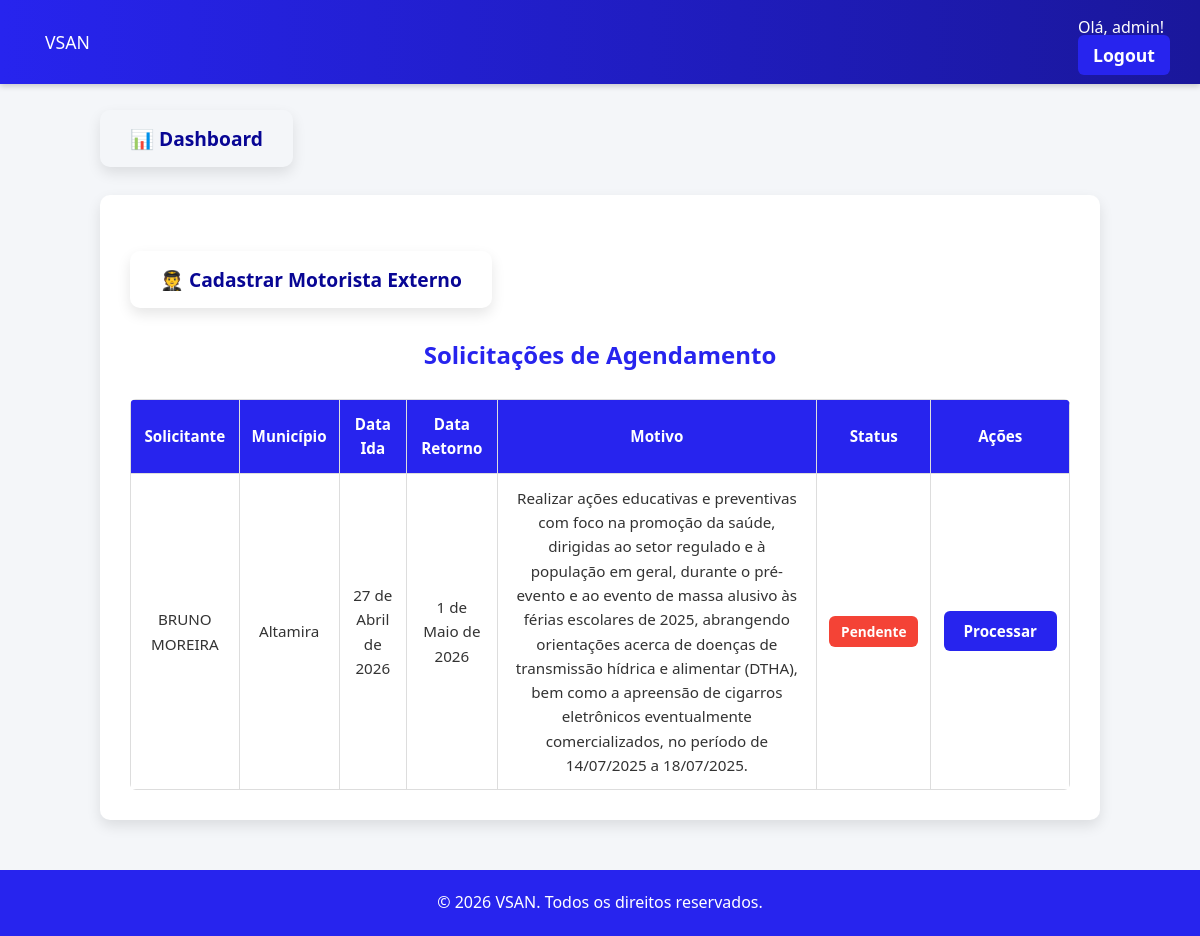
/agendamentos/ (signed in), run on the app's committed database.
### usuarios/models.py (models this page shows, shortened)
class Usuario(AbstractUser):
    TIPO_USUARIO_CHOICES = [
        ('diretor', 'Diretor'),
        ('coordenador', 'Coordenador'),
        ('funcionario', 'Funcionário'),
    ]
    setor = models.ForeignKey(Setor, on_delete=models.SET_NULL, null=True, blank=True, related_name="usuarios")
    tipo_usuario = models.CharField(max_length=20, choices=TIPO_USUARIO_CHOICES, verbose_name='Tipo de Usuário', null=True, blank=True)
    matricula = models.CharField(max_length=20, unique=True, null=True, blank=True)
    servidor = models.OneToOneField(Servidor, on_delete=models.CASCADE, null=True, blank=True, related_name="usuario")
    objects = UsuarioManager()

### agendamentos/models.py (models this page shows, shortened)
class Agendamento(models.Model):
    data_ida = models.DateField()
    data_retorno = models.DateField()
    municipio = models.CharField(max_length=100)
    servidor = models.ForeignKey(Servidor, on_delete=models.CASCADE)  # servidor vinculado ao usuário solicitante
    solicitante = models.ForeignKey(Usuario, on_delete=models.CASCADE)  # usuário que solicitou
    data_solicitacao = models.DateTimeField(auto_now_add=True)
    motivo = models.TextField()
    processado = models.BooleanField(default=False)

### servidores/models.py (models this page shows, shortened)
class Servidor(models.Model):
    nome = models.CharField(max_length=200)
    endereco = models.CharField(max_length=255)
    vinculo = models.CharField(
        max_length=50,
        choices=[
            ("Servidor do Órgão", "Servidor do Órgão"),
            ("Servidor Cedido", "Servidor Cedido"),
            ("Colaborador Eventual", "Colaborador Eventual"),
        ]
    )
    matricula = models.CharField(max_length=20, unique=True)
    cargo = models.CharField(max_length=100)
    funcao = models.CharField(max_length=150, blank=True, null=True)
    cpf = models.CharField(max_length=14, unique=True)
    rg = models.CharField(max_length=20, blank=True, null=True)
    nascimento = models.DateField(blank=True, null=True)
    banco = models.CharField(max_length=50, blank=True, null=True)
    agencia = models.CharField(max_length=20, blank=True, null=True)
    conta = models.CharField(max_length=30, blank=True, null=True)
    setor = models.ForeignKey(Setor, on_delete=models.SET_NULL, null=True, blank=True)
    disponivel = models.BooleanField(default=True)

### agendamentos/views.py (the view)
# urls.py: path("agendamentos/", agendamento_views.listar_agendamentos, name="listar_agendamentos"),
@login_required(login_url='/login/')
def listar_agendamentos(request):
    autorizacao = AutorizacaoAgendamento.objects.filter(usuario=request.user, pode_visualizar=True).first()
    if not autorizacao and request.user.tipo_usuario != 'diretor':
        messages.error(request, "Você não tem permissão para visualizar os agendamentos.")
        return render(request, "usuarios/dashboard.html")
    agendamentos = Agendamento.objects.all().order_by("-data_solicitacao").select_related("processamento")
    return render(request, "agendamentos/listar.html", {"agendamentos": agendamentos})

### agendamentos/templates/agendamentos/listar.html (shortened to what this page needs)
{% extends 'base.html' %}
{% load static %}
{% block content %}
<div class="container">
    <div class="container-btn-dashboard"  >
        <a href="{% url 'cadastrar_motorista_externo' %}" class="btn-card">🧑‍✈️ Cadastrar Motorista Externo</a>
    </div>
    <h2>Solicitações de Agendamento</h2>
    <table class="dashboard-table">
        <thead>
            <tr>
                <th>Solicitante</th>
                <th>Município</th>
                <th>Data Ida</th>
                <th>Data Retorno</th>
                <th>Motivo</th>
                <th>Status</th>
                <th>Ações</th>
            </tr>
        </thead>
        <tbody>
            {% for agendamento in agendamentos %}
            <tr>
                <td>{{ agendamento.servidor.nome }}</td>
                <td>{{ agendamento.municipio }}</td>
                <td>{{ agendamento.data_ida }}</td>
                <td>{{ agendamento.data_retorno }}</td>
                <td>{{ agendamento.motivo }}</td>
                <td>
                    {% if agendamento.processado %}
                        <span class="status ativo">Processado</span>
                    {% else %}
                        <span class="status inativo">Pendente</span>
                    {% endif %}
                </td>
                <td>
                    {% if agendamento.processado %}
                        <span class="info">Já processado</span>
                        {% if agendamento.processamento.numero_processo %}
                            <span style="margin-left:10px;">Processo nº: {{ agendamento.processamento.numero_processo }}</span>
                        {% else %}
                            <form method="post" action="{% url 'adicionar_processo' agendamento.id %}" class="form">
                                {% csrf_token %}
                                <button type="button" class="btn-secondary btn-adicionar-processo" data-id="{{ agendamento.id }}">Adicionar Processo</button>
                                <input type="text" name="numero_processo" id="processo-{{ agendamento.id }}" placeholder="Digite nº do processo" style="display:none; margin-left:10px;">
                                <button type="submit" class="btn btn-primary" id="btn-salvar-{{ agendamento.id }}" style="display:none;">Salvar</button>
                            </form>
                        {% endif %}
                    {% else %}
                        <a href="{% url 'processar_agendamento' agendamento.id %}" class="btn-primary">Processar</a>
                    {% endif %}
                </td>
            </tr>
            {% empty %}
            <tr>
                <td colspan="8">Nenhuma solicitação de agendamento encontrada.</td>
            </tr>
            {% endfor %}
        </tbody>
    </table>
</div>
{% endblock %}

### templates/header.html (shortened to what this page needs)
{% load static %}
<header class="header">
    <a href="{% url 'home' %}" class="logo">VSAN</a>
    <nav class="nav">
        {% if user.is_authenticated %}
            <span class="user-info">Olá, {{ user.username }}!</span>
        <ul class="menu">
            <li><a href="{% url 'logout' %}" class='btn-primary'>Logout</a></li>
        </ul>
        {% else %}
        <ul class="menu">
            <li><a href="{% url 'login' %}" class='btn-primary'>Login</a></li>
            <li><a href="{% url 'cadastrar_usuario' %}" class="btn-primary">Criar conta</a></li>
        </ul>
        {% endif %}
    </nav>
</header>
{% if user.is_authenticated  %}
    {% if request.path != '/dashboard/' %}
        <div class="container-btn-dashboard">
            <a href="{% url 'dashboard' %}" class="btn-card">📊 Dashboard</a>
        </div>
    {% endif %}
{% endif %}

### usuarios/static/css/style.css (style rules this page uses)
* { margin: 0; padding: 0; box-sizing: border-box; }
body { font-family: 'Segoe UI', Arial, sans-serif; background-color: #f4f6f9; color: #333; line-height: 1.6; }
.header { display: flex; justify-content: space-between; background: linear-gradient(90deg, #2724ee, #1a179b); color: #fff; padding: 15px 30px; align-items: center; box-shadow: 0 2px 6px rgba(0,0,0,0.2); }
.header a { text-decoration: none; font-size: 1.1em; padding: 8px 15px; color: #fff; transition: color 0.3s; }
.menu { list-style: none; display: flex; gap: 20px; }
.container, .dashboard-container { max-width: 1000px; margin: 40px auto; background: #fff; padding: 30px; border-radius: 10px; box-shadow: 0px 6px 14px rgba(0,0,0,0.1); }
.container h2, .dashboard-container h2 { text-align: center; margin-bottom: 25px; color: #2724ee; font-weight: bold; }
.btn-primary, .btn-secondary, .btn-danger { padding: 10px 20px; border-radius: 6px; cursor: pointer; font-weight: 600; transition: all 0.3s; }
.btn-primary { background-color: #2724ee; color: #fff; border: none; text-decoration: none; }
.dashboard-table { width: 100%; border-collapse: collapse; margin-top: 15px; border-radius: 6px; overflow-x: auto; display: block; }
.dashboard-table th, .dashboard-table td { border: 1px solid #ddd; padding: 12px; text-align: center; font-size: 0.95em; }
.dashboard-table th { background-color: #2724ee; color: #fff; }
.status { padding: 6px 12px; border-radius: 6px; font-weight: bold; font-size: 0.9em; }
.status.inativo { background-color: #f44336; color: #fff; }
.container-btn-dashboard { max-width: 1000px; margin: 40px auto; }
.btn-card { color: #080694; border: none; padding: 15px 30px; border-radius: 10px; font-size: 1.2em; font-weight: bold; cursor: pointer; transition: background-color 0.3s ease; text-decoration: none; box-shadow: 0px 6px 14px rgba(0,0,0,0.1); }

### data on the page
Usuario: username "admin"
Agendamento: servidor.nome "BRUNO MOREIRA", municipio "Altamira", data_ida "27 de Abril de 2026", data_retorno "1 de Maio de 2026", motivo "Realizar ações educativas e preventivas com foco na promoção da saúde, dirigidas ao setor regulado e à população em geral, durante o pré-evento e ao evento de massa alusivo às férias escolares de 2025, abrangendo orientações acerca de doenças de transmissão hídrica e alimentar (DTHA), bem como a apreensão de cigarros eletrônicos eventualmente comercializados, no período de 14/07/2025 a 18/07/2025.", processado "Pendente"
